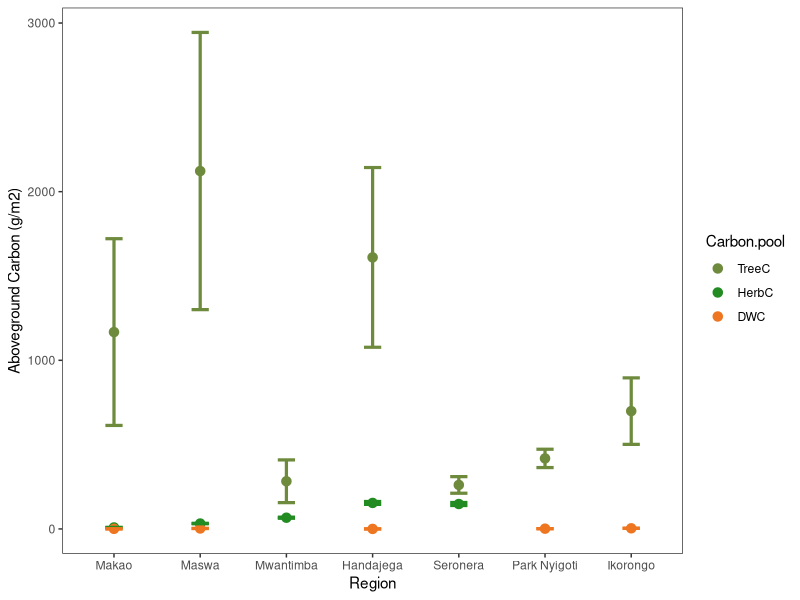
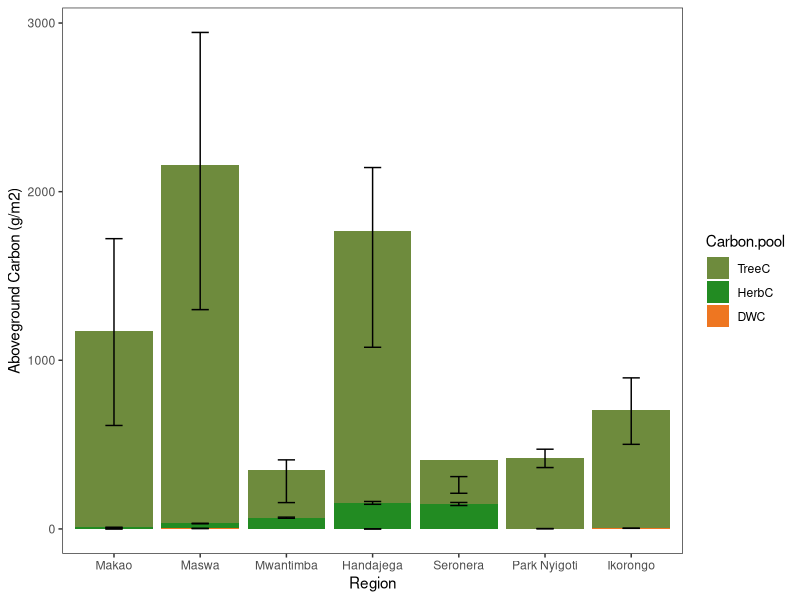
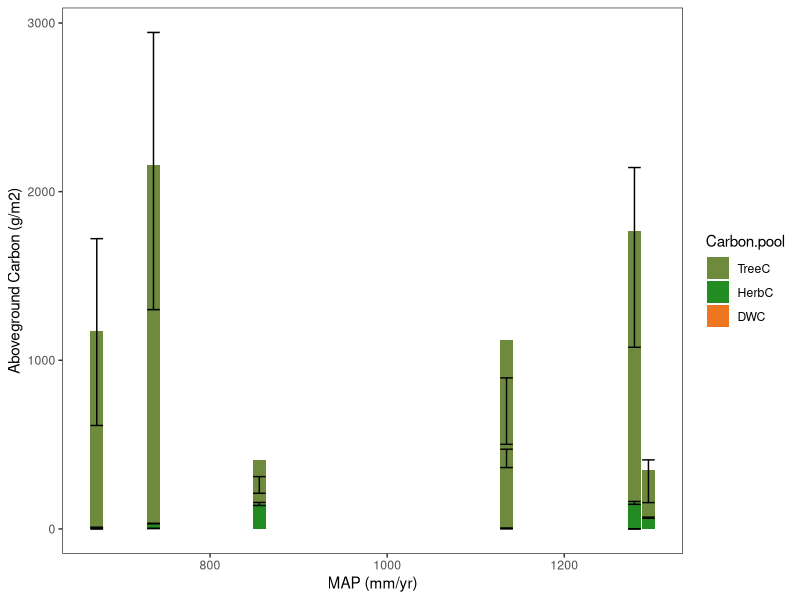

R code for these plots, in order: (Note: this script raises an error after producing the figures.)
#### Exploring all data at region level ####

Herbaceous <- read.csv(file="Ecosystem carbon/HerbC.Region.csv", header=T)
Woody <- read.csv(file="Ecosystem carbon/Tree.data/TreeC.Region.csv", header=T)
Deadwood <- read.csv(file="Ecosystem carbon/Tree.data/DW.Region.csv",header=T)

# Renaming SNP Handajega to Handajega 
Woody$Region <- as.factor(c("Makao","Maswa", "Mwantimba","Handajega","Seronera","Park Nyigoti","Ikorongo"))
names(Woody)
Woody <- Woody[,c(1,2,11:13,3:10)]


#Relevel 
Woody$Region<- factor(Woody$Region, levels = c("Makao","Maswa","Mwantimba","Handajega","Seronera","Park Nyigoti","Ikorongo"))

Herbaceous$Region<- factor(Herbaceous$Region, levels = c("Makao","Maswa","Mwantimba","Handajega","Seronera"))

# Merge the three datasets in two steps 
Ecosystem.C1 <- merge(Woody[,c(1:3,6,7,12,13)],Herbaceous[2:4],all.x = TRUE,by="Region")
Ecosystem.C <- merge(Ecosystem.C1,Deadwood[2:6],all.x = TRUE,by="Region")

EcosystemCarbon <- Ecosystem.C[,c(1:3,6,4,8,12)]
EcosystemCarbonSE <- Ecosystem.C[,c(1,5,9,13)]

# Make the data into a long format instead of a wide
library(tidyr)
library(plyr)

data_long.C <- gather(EcosystemCarbon, Carbon.pool,C.amount, TreeC_m2:DWC.g_m2,factor_key=TRUE)
data_long.CSE <- gather(EcosystemCarbonSE, Carbon.poolSE,C.amountSE, SE.TreeC_m2:SE_DWC_m2,factor_key=TRUE)

Tot.EcosystemCarbon <- cbind(data_long.C,data_long.CSE[3])

# Rename the Carbon pool names 
levels(Tot.EcosystemCarbon$Carbon.pool)[levels(Tot.EcosystemCarbon$Carbon.pool)=="TreeC_m2"] <- "TreeC"
levels(Tot.EcosystemCarbon$Carbon.pool)[levels(Tot.EcosystemCarbon$Carbon.pool)=="HerbC_m2"] <- "HerbC"
levels(Tot.EcosystemCarbon$Carbon.pool)[levels(Tot.EcosystemCarbon$Carbon.pool)=="DWC.g_m2"] <- "DWC"

Tot.EcosystemCarbon <- arrange(Tot.EcosystemCarbon,Region)

#### Ploting Ecosystem Carbon  #### 

library(ggplot2)

# Point plot per region
EcosystemC.plot <- ggplot(data = Tot.EcosystemCarbon, aes(x = Region,y = C.amount, ymin=C.amount-C.amountSE,ymax=C.amount+C.amountSE, group = Carbon.pool, colour= Carbon.pool))

Lines_gone <- theme(panel.grid.major.x = element_blank(),
                    panel.grid.minor.x = element_blank(),
                    panel.grid.major.y = element_blank(),
                    panel.grid.minor.y = element_blank())

EcosystemC.plot + xlab("Region") + ylab("Aboveground Carbon (g/m2)")  + geom_point(size = 2, shape=20,stroke=2, na.rm=T)  + theme_bw() + Lines_gone + geom_errorbar(stat = "identity",width=.2,lwd=1.1,show.legend=F, na.rm=T) + scale_color_manual(breaks = c("TreeC", "HerbC","DWC"),values=c("darkolivegreen4","forestgreen","chocolate2"))

# Stacked plot per region 
EcosystemC.bar <- ggplot(data = Tot.EcosystemCarbon, aes(x=Region,y=C.amount,ymin=C.amount-C.amountSE,ymax=C.amount+C.amountSE, fill=Carbon.pool))

EcosystemC.bar + geom_bar(stat="identity", position="stack",na.rm=T) + theme_bw() + Lines_gone  + xlab("Region") + ylab("Aboveground Carbon (g/m2)")  + geom_errorbar(width=.2,show.legend=F, na.rm=T) + scale_fill_manual(breaks = c("TreeC", "HerbC","DWC"),values=c("darkolivegreen4","forestgreen","chocolate2"))

# Bar plot of MAP-carbon 
EcosystemC.MAP.bar <- ggplot(data = Tot.EcosystemCarbon, aes(x = MAP.mm_yr,y = C.amount, ymin=C.amount-C.amountSE,ymax=C.amount+C.amountSE, fill = Carbon.pool))

EcosystemC.MAP.bar + geom_bar(stat="identity", position="stack", na.rm=T) + theme_bw() + Lines_gone  + xlab("MAP (mm/yr)") + ylab("Aboveground Carbon (g/m2)")  + geom_errorbar(stat = "identity",show.legend=F, na.rm=T) + scale_fill_manual(breaks = c("TreeC", "HerbC","DWC"),values=c("darkolivegreen4","forestgreen","chocolate2"))

# Number of trees 
Tree.no.plot <- ggplot(data=Woody, aes(x=Region,y=No_trees.m2, ymin=No_trees.m2-SE.No_trees.m2,ymax=No_trees.m2+SE.No_trees.m2, group=Landuse, colour=Landuse))

Tree.no.plot + xlab("Region") + ylab("No of trees")  + geom_point(size = 2, shape=20,stroke=2, na.rm=T)  + theme_bw() + Lines_gone + geom_errorbar(stat = "identity",width=.2,lwd=1.1,show.legend=F, na.rm=T) + scale_color_manual(breaks = c("Pasture", "Wild"),values=c("chocolate2","forestgreen"))

# Woody cover 

# Point plot per Region 

#Aggregate per region first: 
AbovegroundC <- aggregate(C.amount~Region, data=Tot.EcosystemCarbon,sum)
Woody.Cover <- aggregate(Median.Woody.cover_m2~Region, data=Tot.EcosystemCarbon,sum)
Aboveground.Carbon <- cbind(AbovegroundC,Woody.Cover[2])
colnames(Aboveground.Carbon) <- c("Region","C.amount","Woody.Cover") # Maswa extreamly high in C and woody cover
Aboveground.Carbon$Landuse <- as.factor(c("Pasture","Wild","Pasture","Wild", "Wild", "Pasture","Wild"))

# Seperate per land-use 
Wild.AbovegroundC <- Aboveground.Carbon[Aboveground.Carbon$Landuse!="Pasture",]# Only wild regions
Wild.AbovegroundC <- droplevels(Wild.AbovegroundC)
Pasture.AbovegroundC <- Aboveground.Carbon[Aboveground.Carbon$Landuse!="Wild",]# Only wild regions
Pasture.AbovegroundC <- droplevels(Pasture.AbovegroundC)

# Plot both land-use
Woody.cover.plot <- ggplot(data=Aboveground.Carbon, aes(x=Woody.Cover,y=C.amount, group=Landuse, colour=Landuse))

Woody.cover.plot + xlab("Woody Cover (g/m2)") + ylab("Aboveground Carbon (g/m2)") + geom_point(size = 2, shape=20,stroke=2, na.rm=T)  + theme_bw() + Lines_gone + scale_color_manual(breaks = c("Pasture", "Wild"),values=c("chocolate2","forestgreen"))

# Wild plot
Woody.cover.plot.wild <- ggplot(data=Wild.AbovegroundC, aes(x=Woody.Cover,y=C.amount, colour="Wild"))

Woody.cover.plot.wild + xlab("Woody cover") + ylab("Carbon amount") + geom_point(size = 2, shape=20,stroke=2, na.rm=T)  + theme_bw() + Lines_gone + scale_color_manual(breaks = c("Wild"),values=c("forestgreen"))

# Pasture plot
Woody.cover.plot.pasture <- ggplot(data=Pasture.AbovegroundC, aes(x=Woody.Cover,y=C.amount,colour="Pasture"))

Woody.cover.plot.pasture + xlab("Woody cover") + ylab("Carbon amount") + geom_point(size = 2, shape=20,stroke=2, na.rm=T)  + theme_bw() + Lines_gone + scale_color_manual(breaks = c("Pasture"),values=c("chocolate2"))



